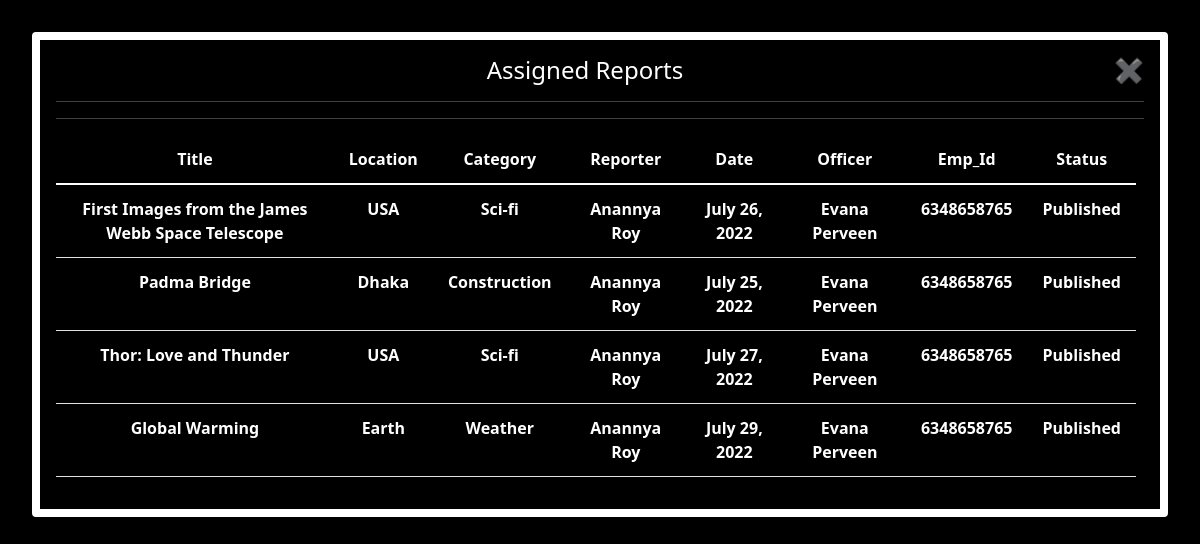
Page /assigned-report/ (signed in) on the committed database.
### App_main/models.py (models this page shows, shortened)
class AssignModel(models.Model):
    report = models.ForeignKey(ReportModel, on_delete=models.CASCADE, related_name='report_to_check')
    assigned_by = models.ForeignKey(HeadOfDepartmentModel, on_delete=models.CASCADE, related_name='assigner_hod')
    assigned_to = models.ForeignKey(OfficerModel, on_delete=models.CASCADE, related_name='assigned_officer')
    created_on = models.DateTimeField(auto_now_add=True)
    status = models.BooleanField(default=False)

class ReportModel(models.Model):
    title = models.CharField(max_length=500)
    reporter = models.ForeignKey(User, on_delete=models.CASCADE, related_name='this_reporter')
    published_by = models.ForeignKey(OfficerModel, on_delete=models.CASCADE, related_name='this_officer', blank=True,
                                     null=True)
    category = models.CharField(max_length=200)
    pre_cat = models.CharField(max_length=200, default='Same')
    loc_of_occurrence = models.CharField(max_length=300)
    report_image1 = models.ImageField(upload_to='report_images', blank=True, null=True)
    report_image2 = models.ImageField(upload_to='report_images', blank=True, null=True)
    report_image3 = models.ImageField(upload_to='report_images', blank=True, null=True)
    report_text = models.TextField(blank=True, null=True)
    created_on = models.DateTimeField(auto_now_add=True)
    update_date = models.DateTimeField(auto_now=True)
    counter = models.PositiveIntegerField(default=0)
    status = models.BooleanField(default=False)
    assigned = models.BooleanField(default=False)
    rejected = models.BooleanField(default=False)
    class Meta:
        ordering = ["-created_on"]

### App_login/models.py (models this page shows, shortened)
class OfficerModel(models.Model):
    user = models.ForeignKey(User, on_delete=models.CASCADE, related_name='officer')
    phone_number = models.CharField(validators=[phone_regex], verbose_name=_("Phone Number"), max_length=17,
                                    blank=False, null=False)
    gender = models.CharField(choices=gender_choice, max_length=15)
    nid = models.CharField(max_length=50, unique=True, blank=False, null=False)
    employee_id = models.CharField(max_length=50, unique=True)
    designation = models.CharField(default='Officer', max_length=150)
    address = models.CharField(max_length=250, blank=False, null=False)
    office_location = models.CharField(max_length=250, blank=False, null=False)
    profile_picture = models.ImageField(upload_to='officer_picture')
    joining_date = models.DateField(auto_now=True)
    status = models.BooleanField(default=False)

### App_main/views.py (the view)
# urls.py: path('assigned-report/', views.assigned_reports, name='assigned-report'),
@login_required(login_url='App_login:login')
@user_passes_test(is_hod)
def assigned_reports(request):
    reports = AssignModel.objects.filter(assigned_by__user=request.user)
    content = {
        'reports': reports,
    }
    return render(request, 'hod/assigned_report.html', context=content)

### App_main/views.py (called while the page is built)
def is_hod(user):
    return user.groups.filter(name='HOD').exists()

### templates/hod/assigned_report.html (shortened to what this page needs)
{% load static %}
<!DOCTYPE html>
<html lang="en">
<head>
    <link href="https://cdn.jsdelivr.net/npm/bootstrap@5.1.3/dist/css/bootstrap.min.css" rel="stylesheet"
>
    <link rel="stylesheet" href="https://cdnjs.cloudflare.com/ajax/libs/font-awesome/4.7.0/css/font-awesome.min.css">
</head>
<body>
<div class="container-fluid">
    <div class="card">
        <div class="card-body">
            <h4 class="card-title text-center">Assigned Reports<span><a href="{% url 'App_main:hod-dashboard' %}"
                                                                              style="float: right; text-decoration: none; color: #666B7AFF">✖</a></span>
            </h4>
            <hr style="color: #ffffff;">
            <hr style="color: #ffffff;">
            <table class="table" style="color: #ffffff; height: fit-content; width: 90vw">
                <thead class="thead-dark">
                <tr>
                    <th>Title</th>
                    <th>Location</th>
                    <th>Category</th>
                    <th>Reporter</th>
                    <th>Date</th>
                    <th>Officer</th>
                    <th>Emp_Id</th>
                    <th>Status</th>
                </tr>
                </thead>
                <tbody>
                {% for report in reports %}
                    <tr>
                        <td data-label="Title">{{ report.report.title }}</td>
                        <td data-label="Location">{{ report.report.loc_of_occurrence }}</td>
                        <td data-label="Category">{{ report.report.category }}</td>
                        <td data-label="Reporter">{{ report.report.reporter.first_name }} {{ report.report.reporter.last_name }}</td>
                        <td data-label="Emp_Id">{{ report.report.created_on.date }}</td>
                        <td data-label="Assigned Officer">{{ report.assigned_to.user.first_name }} {{ report.assigned_to.user.last_name }}</td>
                        <td data-label="Emp_Id">{{ report.assigned_to.employee_id }}</td>
                        {% if report.report.status %}
                            <td data-label="Status">Published</td>
                        {% else %}
                            {% if report.report.rejected %}
                            <td data-label="Status">Rejected</td>
                                {% else %}
                                <td data-label="Status">Pending</td>
                                {% endif %}
                        {% endif %}
                    </tr>
                {% endfor %}
                </tbody>
            </table>
        </div>
    </div>
</div>
</body>
</html>

### templates/hod/assigned_report.html (style rules this page uses)
* { box-sizing: border-box; }

### rows in the picture
AssignModel: report "First Images from the James Webb Space Telescope", report.loc_of_occurrence "USA", report.category "Sci-fi", report.reporter.first_name "Anannya", report.reporter.last_name "Roy", report.created_on "July 26, 2022", assigned_to.user.first_name "Evana", assigned_to.user.last_name "Perveen", assigned_to.employee_id "6348658765", shows "Published"
AssignModel: report "Padma Bridge", report.loc_of_occurrence "Dhaka", report.category "Construction", report.reporter.first_name "Anannya", report.reporter.last_name "Roy", report.created_on "July 25, 2022", assigned_to.user.first_name "Evana", assigned_to.user.last_name "Perveen", assigned_to.employee_id "6348658765", shows "Published"
AssignModel: report "Thor: Love and Thunder", report.loc_of_occurrence "USA", report.category "Sci-fi", report.reporter.first_name "Anannya", report.reporter.last_name "Roy", report.created_on "July 27, 2022", assigned_to.user.first_name "Evana", assigned_to.user.last_name "Perveen", assigned_to.employee_id "6348658765", shows "Published"
AssignModel: report "Global Warming", report.loc_of_occurrence "Earth", report.category "Weather", report.reporter.first_name "Anannya", report.reporter.last_name "Roy", report.created_on "July 29, 2022", assigned_to.user.first_name "Evana", assigned_to.user.last_name "Perveen", assigned_to.employee_id "6348658765", shows "Published"
